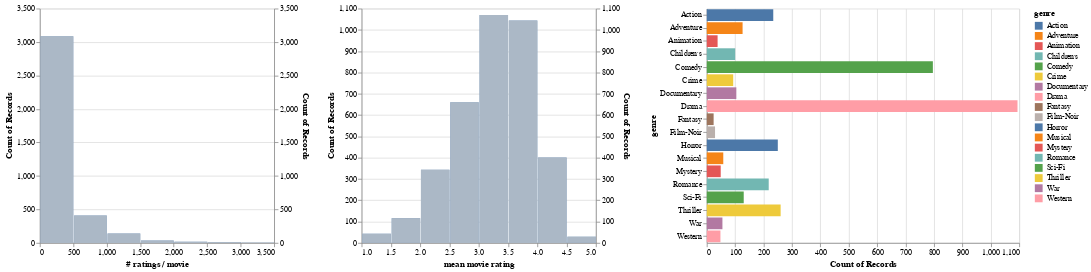

The code cell stored with this chart in its notebook:
### Markdown cell above
Finally, the last chart shows the distribution of the number of ratings and average rating.

### Code cell
# Display the number of ratings and average rating per movie.
alt.hconcat(
    filtered_hist('rating count', '# ratings / movie', genre_filter),
    filtered_hist('rating mean', 'mean movie rating', genre_filter),
    genre_chart,
    data=movies_ratings)

### Figure 1 — Vega-Lite specification as saved in the notebook (floating-point values rounded to 4 significant figures; data arrays with more than 128 entries replaced by an {"elided": "..."} marker saying what was removed)
{"config": {"view": {"continuousWidth": 400, "continuousHeight": 300}}, "hconcat": [{"layer": [{"mark": "bar", "encoding": {"x": {"type": "quantitative", "bin": {"maxbins": 10}, "field": "rating count", "title": "# ratings / movie"}, "y": {"type": "quantitative", "aggregate": "count"}}, "transform": [{"filter": {"selection": "selector002"}}], "width": 300}, {"mark": "bar", "encoding": {"color": {"value": "lightgray"}, "opacity": {"value": 0.7}, "x": {"type": "quantitative", "bin": {"maxbins": 10}, "field": "rating count", "title": "# ratings / movie"}, "y": {"type": "quantitative", "aggregate": "count"}}, "width": 300}], "resolve": {"scale": {"y": "independent"}}}, {"layer": [{"mark": "bar", "encoding": {"x": {"type": "quantitative", "bin": {"maxbins": 10}, "field": "rating mean", "title": "mean movie rating"}, "y": {"type": "quantitative", "aggregate": "count"}}, "transform": [{"filter": {"selection": "selector002"}}], "width": 300}, {"mark": "bar", "encoding": {"color": {"value": "lightgray"}, "opacity": {"value": 0.7}, "x": {"type": "quantitative", "bin": {"maxbins": 10}, "field": "rating mean", "title": "mean movie rating"}, "y": {"type": "quantitative", "aggregate": "count"}}, "width": 300}], "resolve": {"scale": {"y": "independent"}}}, {"mark": "bar", "encoding": {"color": {"condition": {"type": "nominal", "field": "genre", "selection": "selector002"}, "value": "lightgray"}, "x": {"type": "quantitative", "aggregate": "count"}, "y": {"type": "nominal", "field": "genre"}}, "height": 300, "selection": {"selector002": {"type": "multi", "fields": ["genre"]}}}], "data": {"name": "data-b0e2c7cbcdaa380603bba490f98695bc"}, "$schema": "https://vega.github.io/schema/vega-lite/v4.0.0.json", "datasets": {"data-b0e2c7cbcdaa380603bba490f98695bc": {"elided": "3706 records"}}}
